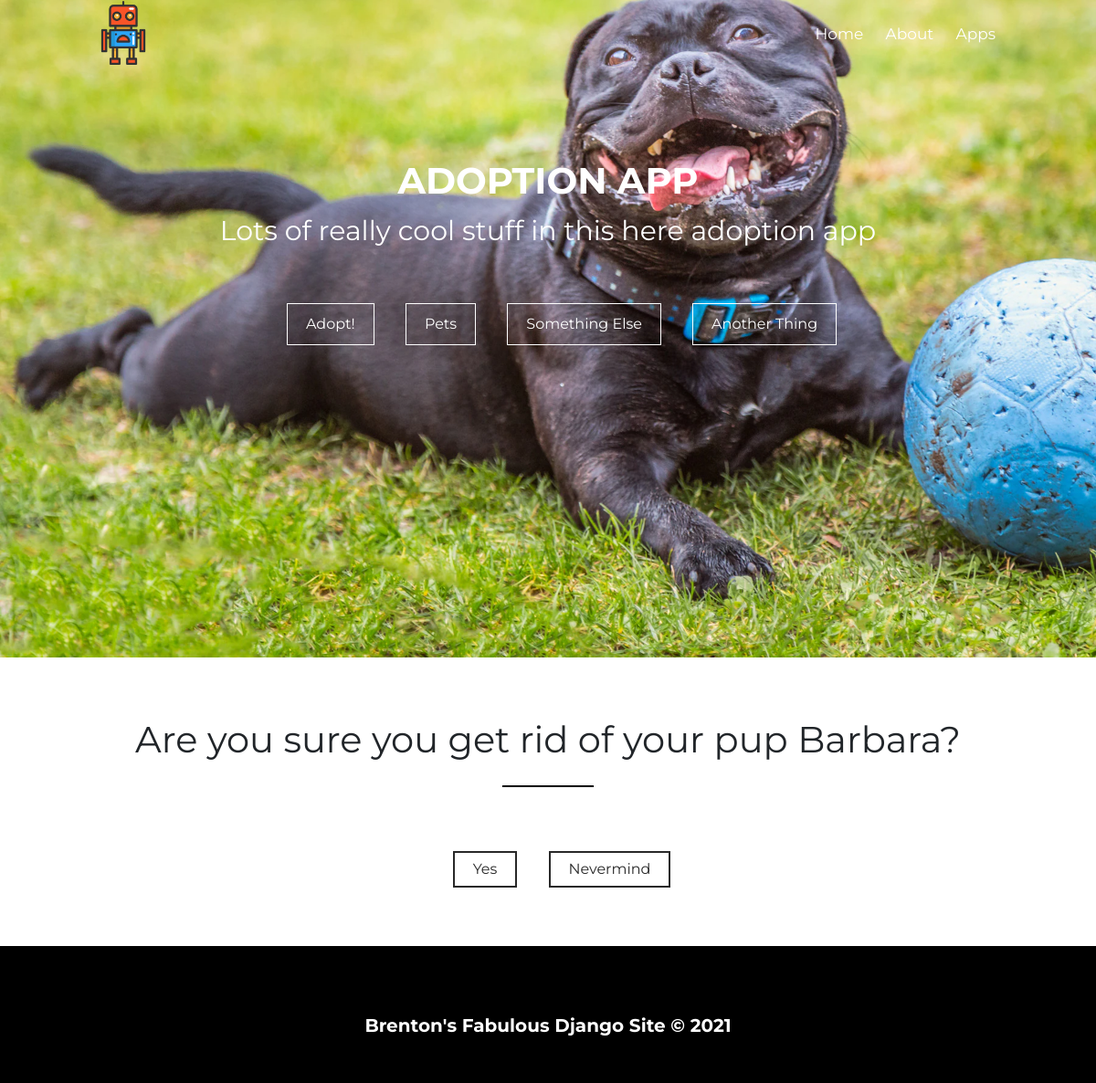
The app's page /adopt/pups/3, older data.
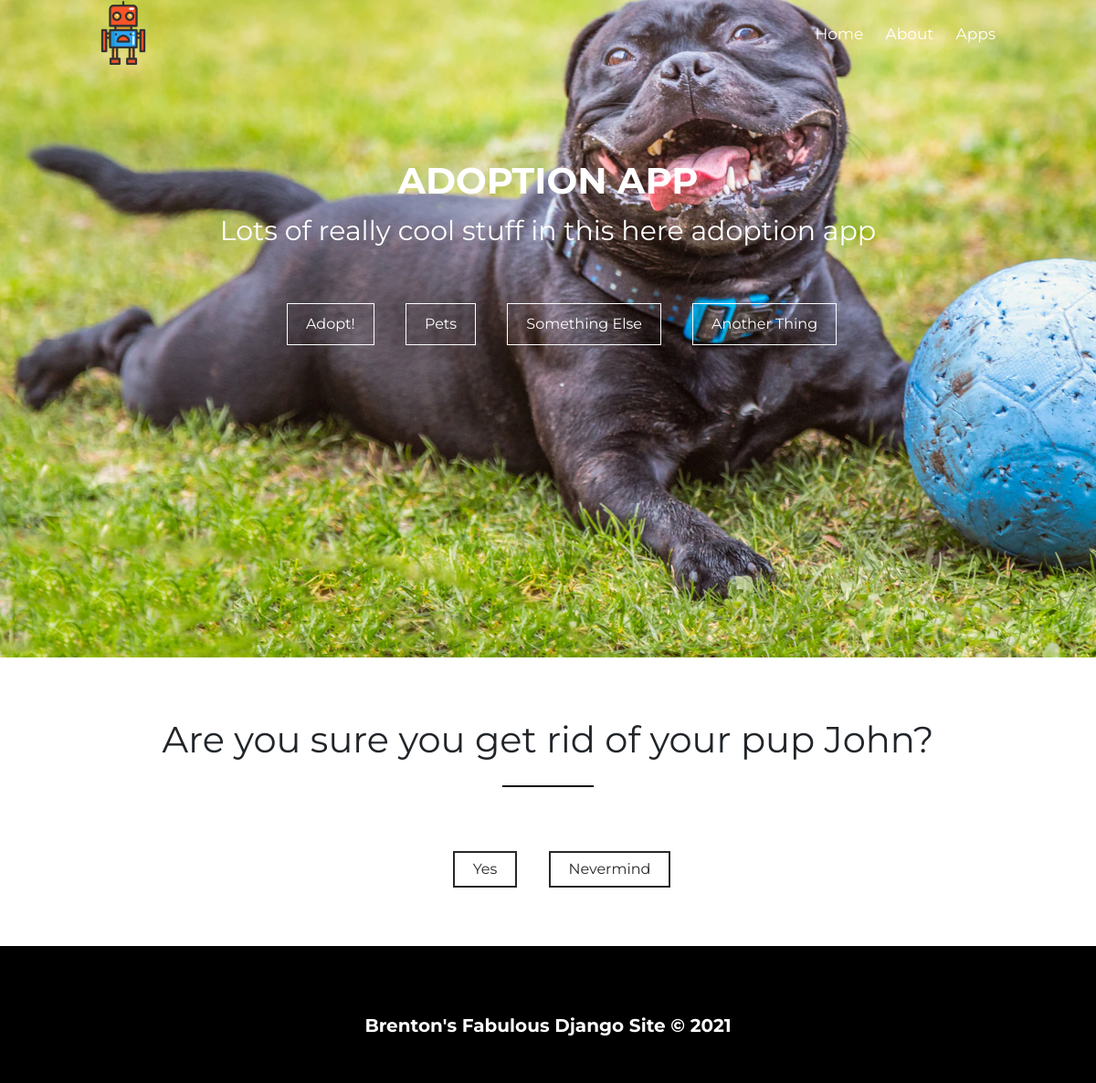
The same page, newer data.
### PupperAdoptionApp/models.py (models this page shows, shortened)
class Dog(models.Model):
    name = models.CharField(max_length=100, blank=True, null=True)
    adoption_date = models.CharField(max_length=100, blank=True, null=True)
    breed = models.CharField(max_length=100, blank=True, null=True)
    breed_group = models.CharField(max_length=100, blank=True, null=True)
    height = models.CharField(max_length=100, blank=True, null=True)
    weight = models.CharField(max_length=100, blank=True, null=True)
    life_span = models.CharField(max_length=100, blank=True, null=True)
    image = models.CharField(max_length=300, blank=True, null=True)
    dogs = models.Manager()

### PupperAdoptionApp/views.py (the view)
# urls.py: path('pups/<int:id>', views.pup_trash, name='pup_trash')
def pup_trash(request, id):
    pup = get_object_or_404(Dog, pk=id)
    if request.method == 'POST':
        pup.delete()
        return redirect('pups')
    return render(request, "PupperAdoptionApp/pup_trash.html", context={'pup': pup})

### PupperAdoptionApp/templates/PupperAdoptionApp/pup_trash.html (shortened to what this page needs)
{% extends 'PupperAdoptionApp/adopt_base.html' %}
{% load static %}
{% load crispy_forms_tags %}
{% block home-button %}{% url 'home' %}{%endblock %}
{% block pagetop-css %}cover-adopt{% endblock%}
{% block templatecontent %}
<div class="wrapper" style="text-align:center">
    <form method="post">
        <h2 class="sub-title">Are you sure you get rid of your pup {{pup.name}}?</h2>
        <button class="contact-btn form-btn center" type="submit">Yes</button>
        <a href="{% url 'pups' %}">
            <button class="contact-btn form-btn center" type="button">Nevermind</button>
        </a>
    </form><br><br><br><br>
</div>
{% endblock %}

Row changes from the older to the newer data that the page shows:
changed Dog: name "Barbara" → "John"
